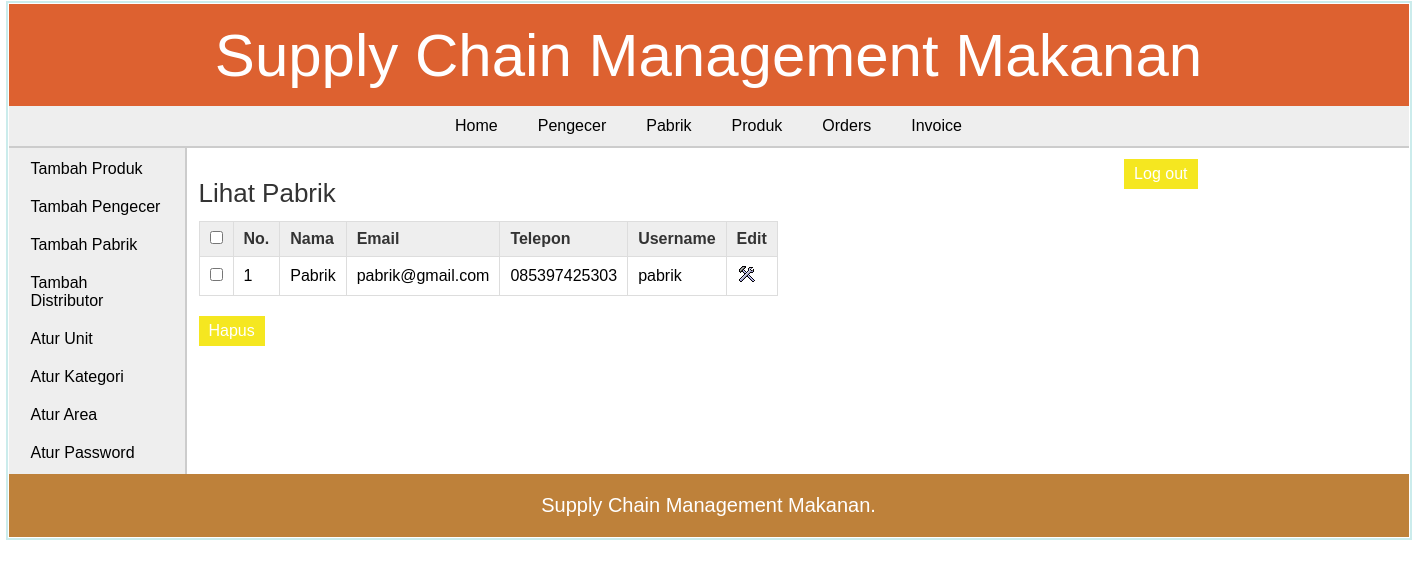
/admin/view_manufacturer.php (signed in), run on the app's committed database.
### tables this page shows
CREATE TABLE `manufacturer` (
  `man_id` int(11) NOT NULL,
  `man_name` varchar(25) NOT NULL,
  `man_email` varchar(50) DEFAULT NULL,
  `man_phone` varchar(12) NOT NULL,
  `username` varchar(20) NOT NULL,
  `password` varchar(20) NOT NULL
);

### admin/view_manufacturer.php (the view, shortened to what this page needs)
<?php
	include("../includes/config.php");
	if(isset($_SESSION['admin_login'])) {
		if($_SESSION['admin_login'] == true) {
			$query_selectManufacturer = "SELECT * FROM manufacturer";
			$result_selectManufacturer = mysqli_query($con,$query_selectManufacturer);
		}
		else {
			header('Location:../index.php');
		}
	}
	else {
		header('Location:../index.php');
	}
?>
<!DOCTYPE html>
<html>
<head>
	<link rel="stylesheet" href="../includes/main_style.css" >
</head>
<body>
	<?php
		include("../includes/header.inc.php");
		include("../includes/nav_admin.inc.php");
		include("../includes/aside_admin.inc.php");
	?>
	<section>
		<h1>Lihat Pabrik</h1>
		<form action="" method="POST" class="form">
		<table class="table_displayData">
			<tr>
				<th> <input type="checkbox" onClick="toggle(this)" /> </th>
				<th>No.</th>
				<th>Nama</th>
				<th>Email</th>
				<th>Telepon</th>
				<th>Username</th>
				<th> Edit </th>
			</tr>
			<?php $i=1; while($row_selectManufacturer = mysqli_fetch_array($result_selectManufacturer)) { ?>
			<tr>
				<td> <input type="checkbox" name="chkId[]" value="<?php echo $row_selectManufacturer['man_id']; ?>" /> </td>
				<td> <?php echo $i; ?> </td>
				<td> <?php echo $row_selectManufacturer['man_name']; ?> </td>
				<td> <?php echo $row_selectManufacturer['man_email']; ?> </td>
				<td> <?php echo $row_selectManufacturer['man_phone']; ?> </td>
				<td> <?php echo $row_selectManufacturer['username']; ?> </td>
				<td> <a href="edit_manufacturer.php?id=<?php echo $row_selectManufacturer['man_id']; ?>"><img src="../images/edit.png" alt="edit" /></a> </td>
			</tr>
			<?php $i++; } ?>
		</table>
		<input type="submit" value="Hapus" class="submit_button"/>
		</form>
	</section>
	<?php
		include("../includes/footer.inc.php");
	?>
</body>
</html>

### includes/main_style.css (style rules this page uses)
* { font-family: arial,sans-serif; margin:0px; padding:1px; }
body { width:1400px; margin:auto; border:2px solid #cbecec; }
a { text-decoration:none; }
.submit_button { font-size:16px; margin-top:20px; margin-right:20px; padding:6px 10px; background-color:#f5e720; border:none; color:white; }
section { width:1000px; padding:10px; padding-bottom:40px; }
section h1 { margin-bottom:10px; font-weight:normal; color:#333; font-size: 26px; }
table { border-collapse: collapse; }
.table_displayData td, .table_displayData th { border:1px solid #ddd; padding: 8px 10px; text-align: left; }
.table_displayData th { background-color:#eee; color:#333; }

### data on the page
manufacturer: man_name "Pabrik", man_email "pabrik@gmail.com", man_phone "085397425303", username "pabrik"
